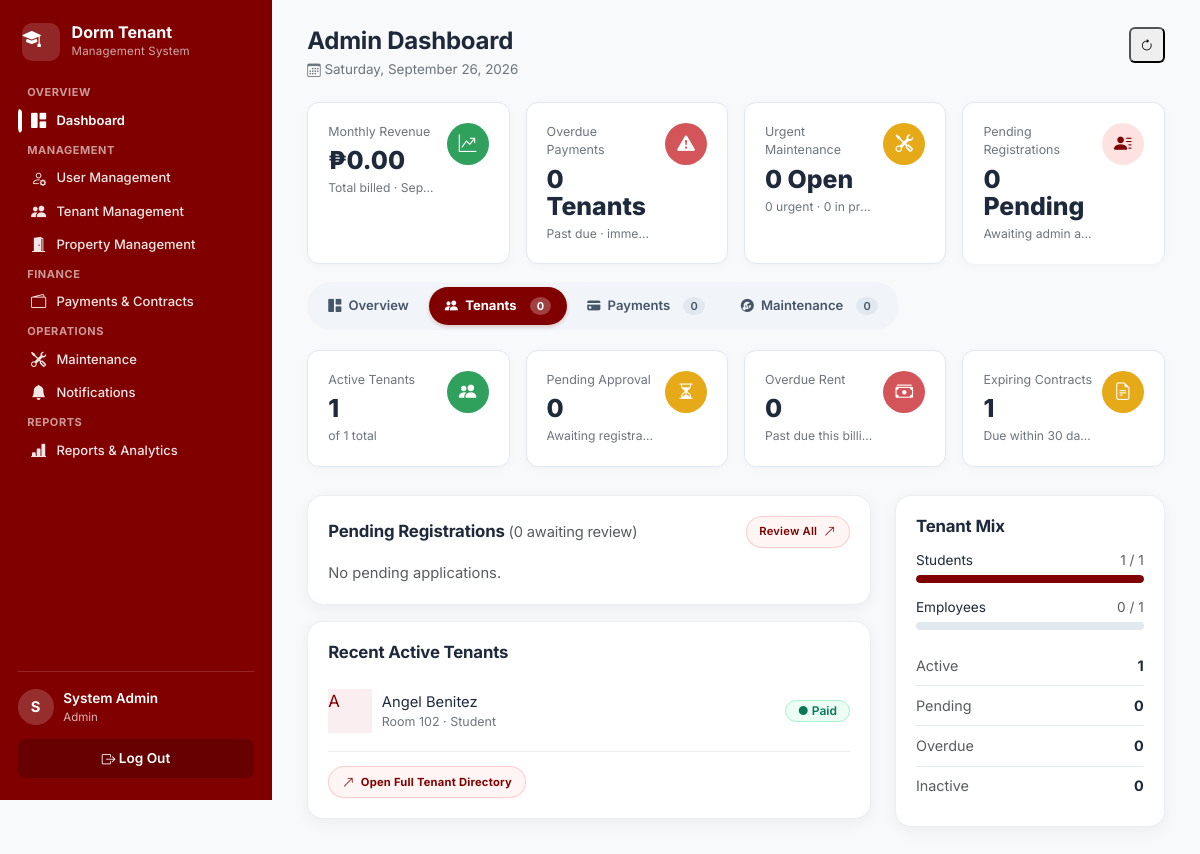
The app's page /admin/dashboard.php?tab=tenants (signed in) with its own data.
### tables this page shows
CREATE TABLE tenants (
  tenant_id         INT UNSIGNED AUTO_INCREMENT PRIMARY KEY,
  user_id           INT UNSIGNED NOT NULL,
  room_id           INT UNSIGNED DEFAULT NULL,
  checkin_date      DATE DEFAULT NULL,
  checkout_date     DATE DEFAULT NULL,
  status            ENUM('Pending','Active','Evicted','Checked Out')
                    NOT NULL DEFAULT 'Pending',
  tenant_type       ENUM('Student','Employee') NOT NULL DEFAULT 'Student',
  key_returned      BOOLEAN NOT NULL DEFAULT FALSE,
  approval_status   ENUM('Pending','Approved','Declined','Rejected')
                    NOT NULL DEFAULT 'Pending',
  contact_number    VARCHAR(20) DEFAULT NULL,
  emergency_contact_name VARCHAR(100) DEFAULT NULL,
  emergency_contact_phone VARCHAR(20) DEFAULT NULL,
  rejection_reason  TEXT DEFAULT NULL,
  emergency_contact VARCHAR(100),
  emergency_phone   VARCHAR(20),
  date_registered   TIMESTAMP NOT NULL DEFAULT CURRENT_TIMESTAMP,
  CONSTRAINT fk_tenant_user FOREIGN KEY (user_id) REFERENCES users(user_id) ON DELETE CASCADE,
  CONSTRAINT fk_tenant_room FOREIGN KEY (room_id) REFERENCES dorm_rooms(room_id) ON DELETE SET NULL,
  UNIQUE KEY uq_tenant_user (user_id),
  INDEX idx_tenant_status (status),
  INDEX idx_tenant_approval (approval_status),
  INDEX idx_tenant_room (room_id)
);

CREATE TABLE users (
  user_id       INT UNSIGNED AUTO_INCREMENT PRIMARY KEY,
  first_name    VARCHAR(50)  NOT NULL,
  last_name     VARCHAR(50)  NOT NULL,
  email         VARCHAR(255) NOT NULL,
  password_hash VARCHAR(255) NOT NULL,
  reset_otp_code VARCHAR(6) DEFAULT NULL,
  reset_otp_expires_at DATETIME DEFAULT NULL,
  reset_otp_created_at DATETIME DEFAULT NULL,
  password_changed_at DATETIME DEFAULT NULL,
  age           TINYINT UNSIGNED DEFAULT NULL,
  phone         VARCHAR(20)  DEFAULT NULL,
  role          ENUM('admin','tenant') NOT NULL DEFAULT 'tenant',
  is_active     BOOLEAN NOT NULL DEFAULT TRUE,
  last_login    DATETIME DEFAULT NULL,
  date_created  TIMESTAMP NOT NULL DEFAULT CURRENT_TIMESTAMP,
  UNIQUE KEY uq_users_email (email),
  INDEX idx_users_role (role)
);

CREATE TABLE dorm_rooms (
  room_id      INT UNSIGNED AUTO_INCREMENT PRIMARY KEY,
  room_number  VARCHAR(10)  NOT NULL,
  room_type    VARCHAR(50)  NOT NULL,         
  capacity     TINYINT UNSIGNED NOT NULL DEFAULT 1,
  monthly_rate DECIMAL(10,2) NOT NULL,
  floor_number TINYINT NOT NULL DEFAULT 1,
  status       ENUM('Available','Occupied','Under Maintenance','Reserved')
               NOT NULL DEFAULT 'Available',
  description  TEXT,
  date_added   TIMESTAMP NOT NULL DEFAULT CURRENT_TIMESTAMP,
  UNIQUE KEY uq_room_number (room_number),
  INDEX idx_room_status (status),
  INDEX idx_room_type (room_type)
);

### includes/functions.php (called while the page is built, shortened)
<?php
function clean(?string $value): string
{
    return htmlspecialchars(trim($value ?? ''), ENT_QUOTES, 'UTF-8');
}
function str_input(array $source, string $key, string $default = '', bool $trimIt = true): string
{
    $value = $source[$key] ?? $default;
    return $trimIt ? trim($value) : $value;
}
function peso($amount): string
{
    return '₱' . number_format((float) $amount, 2);
}
function status_badge_class(string $status): string
{
    $map = [
        'Active'      => 'info',
        'Paid'        => 'success',
        'Approved'    => 'success',
        'Completed'   => 'success',
        'Available'   => 'success',
        'Pending'     => 'warning',
        'Ongoing'     => 'info',
        'Reserved'    => 'info',
        'Expiring Soon' => 'warning',
        'Overdue'     => 'danger',
        'Failed'      => 'danger',
        'Evicted'     => 'danger',
        'Declined'    => 'danger',
        'Rejected'    => 'danger',
        'Expired'     => 'danger',
        'Terminated'  => 'danger',
        'Occupied'    => 'secondary',
        'Checked Out' => 'secondary',
        'Under Maintenance' => 'secondary',
    ];
    return $map[$status] ?? 'secondary';
}

### admin/dashboard.php (the view, shortened to what this page needs)
<?php
$db = get_db();
$billedThisMonth = (float) $db->query("
    SELECT COALESCE(SUM(payment_amount),0) t FROM payments
    WHERE MONTH(due_date) = MONTH(CURDATE()) AND YEAR(due_date) = YEAR(CURDATE())
")->fetch()['t'];
$overdueTenantCount = (int) $db->query("SELECT COUNT(DISTINCT tenant_id) c FROM payments WHERE payment_status = 'Overdue'")->fetch()['c'];
$maintByStatus = [];
$openCount      = $maintByStatus['Pending']['count'] ?? 0;
$ongoingCount   = $maintByStatus['Ongoing']['count'] ?? 0;
$urgentMaintenance = ($maintByStatus['Pending']['urgent'] ?? 0) + ($maintByStatus['Ongoing']['urgent'] ?? 0);
$openMaintenance   = $openCount + $ongoingCount;
$pendingRegistrations = (int) $db->query("SELECT COUNT(*) c FROM tenants WHERE approval_status = 'Pending'")->fetch()['c'];
$pendingOverdueTenantCount = (int) $db->query("SELECT COUNT(DISTINCT tenant_id) c FROM payments WHERE payment_status IN ('Pending','Overdue')")->fetch()['c'];
$expiringContracts = (int) $db->query(
    "SELECT COUNT(*) c FROM contracts WHERE contract_status IN ('Active','Expiring Soon','Expired') AND contract_end <= DATE_ADD(CURDATE(), INTERVAL 30 DAY)"
)->fetch()['c'];
$activeTab = str_input($_GET, 'tab') ?: 'overview';
$activeTenantsCount   = (int) $db->query("SELECT COUNT(*) c FROM tenants WHERE status = 'Active'")->fetch()['c'];
$totalApprovedTenants = (int) $db->query("SELECT COUNT(*) c FROM tenants WHERE approval_status = 'Approved'")->fetch()['c'];
$inactiveTenantsCount = (int) $db->query("SELECT COUNT(*) c FROM tenants WHERE status IN ('Checked Out','Evicted')")->fetch()['c'];
$pendingRegRows = $db->query("
    SELECT t.tenant_id, u.first_name, u.last_name, t.date_registered
    FROM tenants t JOIN users u ON u.user_id = t.user_id
    WHERE t.approval_status = 'Pending'
    ORDER BY t.date_registered DESC LIMIT 5
")->fetchAll();
$recentActiveTenants = $db->query("
    SELECT t.tenant_id, u.first_name, u.last_name, t.tenant_type, r.room_number,
           COALESCE((SELECT payment_status FROM payments p WHERE p.tenant_id = t.tenant_id ORDER BY p.due_date DESC LIMIT 1), '—') AS last_payment_status
    FROM tenants t
    JOIN users u ON u.user_id = t.user_id
    LEFT JOIN dorm_rooms r ON r.room_id = t.room_id
    WHERE t.status = 'Active'
    ORDER BY t.date_registered DESC LIMIT 6
")->fetchAll();
$studentCount = 0;
$employeeCount = 0;
foreach ($db->query("SELECT tenant_type, COUNT(*) c FROM tenants WHERE approval_status = 'Approved' GROUP BY tenant_type") as $row) {
    if ($row['tenant_type'] === 'Student') {
        $studentCount = (int) $row['c'];
    } else {
        $employeeCount = (int) $row['c'];
    }
}
$tenantStatusSummary = [
    'Active'   => $activeTenantsCount,
    'Pending'  => $pendingRegistrations,
    'Overdue'  => $overdueTenantCount,
    'Inactive' => $inactiveTenantsCount,
];
include __DIR__ . '/../includes/header.php';
?>
<div class="page-header">
  <div>
    <h1>Admin Dashboard</h1>
    <p class="dashboard-date"><i class="bi bi-calendar3"></i> <?= date('l, F j, Y') ?></p>
  </div>
  <div class="dashboard-actions">
    <button type="button" class="btn-icon" aria-label="Refresh dashboard" onclick="window.location.reload();"><i class="bi bi-arrow-clockwise"></i></button>
  </div>
</div>
<div class="stat-grid dashboard-kpis">
  <div class="stat-card h-100">
    <div class="stat-card-body d-flex flex-column justify-content-between h-100">
      <div>
        <div class="stat-label">Monthly Revenue</div>
        <div class="stat-value"><?= peso($billedThisMonth) ?></div>
        <div class="stat-sub">Total billed · <?= date('F Y') ?></div>
      </div>
    </div>
    <div class="icon-wrapper icon-circle stat-icon stat-icon-green"><i class="bi bi-graph-up-arrow"></i></div>
  </div>
  <div class="stat-card h-100">
    <div class="stat-card-body d-flex flex-column justify-content-between h-100">
      <div>
        <div class="stat-label">Overdue Payments</div>
        <div class="stat-value"><?= $overdueTenantCount ?> Tenant<?= $overdueTenantCount === 1 ? '' : 's' ?></div>
        <div class="stat-sub text-xs text-slate-500">Past due · immediate action needed</div>
      </div>
    </div>
    <div class="icon-wrapper icon-circle stat-icon stat-icon-red"><i class="bi bi-exclamation-triangle-fill"></i></div>
  </div>
  <div class="stat-card h-100">
    <div class="stat-card-body d-flex flex-column justify-content-between h-100">
      <div>
        <div class="stat-label">Urgent Maintenance</div>
        <div class="stat-value"><?= $openMaintenance ?> Open</div>
        <div class="stat-sub"><?= $urgentMaintenance ?> urgent · <?= $ongoingCount ?> in progress</div>
      </div>
    </div>
    <div class="icon-wrapper icon-circle stat-icon stat-icon-amber"><i class="bi bi-tools"></i></div>
  </div>
  <div class="stat-card pending-reg-card h-100 pb-3">
    <div class="stat-card-body d-flex flex-column justify-content-between h-100">
      <div>
        <div class="stat-label">Pending Registrations</div>
        <div class="stat-value"><?= $pendingRegistrations ?> Pending</div>
        <div class="stat-sub">Awaiting admin approval</div>
      </div>
    </div>
    <div class="icon-wrapper icon-circle stat-icon pending-reg-icon"><i class="bi bi-person-lines-fill"></i></div>
  </div>
</div>
<nav class="dashboard-tabs" aria-label="Dashboard views">
  <div class="dashboard-tab-list">
    <a id="pill-overview" class="dashboard-tab tab-pill <?= $activeTab === 'overview' ? 'active' : '' ?>" href="?tab=overview" data-dashboard-tab="overview"><i class="bi bi-grid-1x2-fill"></i> Overview</a>
    <a id="pill-tenants" class="dashboard-tab tab-pill <?= $activeTab === 'tenants' ? 'active' : '' ?>" href="?tab=tenants" data-dashboard-tab="tenants"><i class="bi bi-people-fill"></i> Tenants <span class="tab-count"><?= $pendingRegistrations ?></span></a>
    <a id="pill-payments" class="dashboard-tab tab-pill <?= $activeTab === 'payments' ? 'active' : '' ?>" href="?tab=payments" data-dashboard-tab="payments"><i class="bi bi-credit-card-fill"></i> Payments <span class="tab-count"><?= $pendingOverdueTenantCount ?></span></a>
    <a id="pill-maintenance" class="dashboard-tab tab-pill <?= $activeTab === 'maintenance' ? 'active' : '' ?>" href="?tab=maintenance" data-dashboard-tab="maintenance"><i class="bi bi-wrench-adjustable-circle-fill"></i> Maintenance <span class="tab-count"><?= $openMaintenance ?></span></a>
  </div>
</nav>
<section id="tab-tenants" class="tab-content-panel dashboard-view" style="<?= $activeTab === 'tenants' ? '' : 'display:none;' ?>">
  <div class="stat-grid stat-grid-4">
    <div class="stat-card"><div class="stat-card-body"><div class="stat-label">Active Tenants</div><div class="stat-value"><?= $activeTenantsCount ?></div><div class="stat-sub">of <?= $totalApprovedTenants ?> total</div></div><div class="stat-icon stat-icon-green"><i class="bi bi-people-fill"></i></div></div>
    <div class="stat-card stat-card-link" role="link" tabindex="0" aria-label="Review pending registrations" onclick="window.location='<?= BASE_URL ?>/admin/tenants.php?tab=registration&status=Pending';" onkeydown="if (event.key === 'Enter' || event.key === ' ') { event.preventDefault(); window.location='<?= BASE_URL ?>/admin/tenants.php?tab=registration&status=Pending'; }" style="cursor:pointer;">
      <div class="stat-card-body"><div class="stat-label">Pending Approval</div><div class="stat-value"><?= $pendingRegistrations ?></div><div class="stat-sub">Awaiting registration review</div></div>
      <div class="stat-icon stat-icon-amber"><i class="bi bi-hourglass-split"></i></div>
    </div>
    <div class="stat-card"><div class="stat-card-body"><div class="stat-label">Overdue Rent</div><div class="stat-value"><?= $overdueTenantCount ?></div><div class="stat-sub">Past due this billing period</div></div><div class="stat-icon stat-icon-red"><i class="bi bi-cash-stack"></i></div></div>
    <div class="stat-card"><div class="stat-card-body"><div class="stat-label">Expiring Contracts</div><div class="stat-value"><?= $expiringContracts ?></div><div class="stat-sub">Due within 30 days</div></div><div class="stat-icon stat-icon-amber"><i class="bi bi-file-earmark-text"></i></div></div>
  </div>
  <div class="row g-4 mt-1">
    <div class="col-lg-8">
      <div class="panel">
        <div class="panel-header">
          <h2>Pending Registrations <span class="text-muted small fw-normal">(<?= $pendingRegistrations ?> awaiting review)</span></h2>
          <a href="<?= BASE_URL ?>/admin/tenants.php?tab=registration&status=Pending" class="group inline-nav-link dashboard-card-footer-link fw-semibold">Review All <i class="bi bi-arrow-up-right link-arrow-icon"></i></a>
        </div>
        <?php if (!$pendingRegRows): ?><p class="text-muted mb-0">No pending applications.</p><?php endif; ?>
      </div>
      <div class="panel mt-3 panel-spaced-footer">
        <div class="panel-header"><h2>Recent Active Tenants</h2></div>
        <div class="panel-list">
          <?php foreach ($recentActiveTenants as $t): ?>
            <div class="tenant-row panel-list-item">
              <div class="cell-person">
                <div class="user-avatar-md" style="color:var(--maroon);background:var(--maroon-soft);"><?= clean(strtoupper(substr($t['first_name'], 0, 1))) ?></div>
                <div><?= clean($t['first_name'] . ' ' . $t['last_name']) ?><div class="sub"><?= $t['room_number'] ? 'Room ' . clean($t['room_number']) : 'Unassigned' ?> · <?= clean($t['tenant_type']) ?></div></div>
              </div>
              <span class="badge badge-<?= status_badge_class($t['last_payment_status']) ?>">● <?= clean($t['last_payment_status']) ?></span>
            </div>
          <?php endforeach; ?>
        </div>
        <div class="panel-footer-row">
          <a href="<?= BASE_URL ?>/admin/manage-tenants.php" class="group footer-link dashboard-card-footer-link"><i class="bi bi-arrow-up-right link-arrow-icon"></i> Open Full Tenant Directory</a>
        </div>
      </div>
    </div>
    <div class="col-lg-4">
      <div class="panel">
        <div class="panel-header"><h2>Tenant Mix</h2></div>
        <div class="mix-bar-row">
          <div class="mix-bar-label"><span>Students</span><span class="text-muted"><?= $studentCount ?> / <?= $studentCount + $employeeCount ?></span></div>
          <div class="mix-bar-track"><div class="mix-bar-fill" style="width:<?= $studentCount + $employeeCount > 0 ? round($studentCount / ($studentCount + $employeeCount) * 100) : 0 ?>%;background:var(--maroon)"></div></div>
        </div>
        <div class="mix-bar-row">
          <div class="mix-bar-label"><span>Employees</span><span class="text-muted"><?= $employeeCount ?> / <?= $studentCount + $employeeCount ?></span></div>
          <div class="mix-bar-track"><div class="mix-bar-fill" style="width:<?= $studentCount + $employeeCount > 0 ? round($employeeCount / ($studentCount + $employeeCount) * 100) : 0 ?>%;background:#4f7fd6"></div></div>
        </div>
        <div class="mt-3">
          <?php foreach ($tenantStatusSummary as $label => $count): ?>
            <div class="detail-row"><span class="text-muted"><?= clean($label) ?></span><strong><?= $count ?></strong></div>
          <?php endforeach; ?>
        </div>
      </div>
    </div>
  </div>
</section>
<?php
include __DIR__ . '/../includes/footer.php';
?>

### assets/css/app-theme.css (style rules this page uses)
.badge-success, .badge-approved, .status-approved, [data-status="approved" i] { background: #ecfdf5 !important; color: #047857 !important; border: 1px solid #a7f3d0 !important; }
.btn-top-action, .btn-action-primary, .btn-action-outline, .btn-action-light, .btn-action-approve, .btn-action-reject, .btn-icon { display: inline-flex !important; align-items: center !important; justify-content: center !important; gap: 0.4rem !important; height: 34px !important; padding: 0 0.85rem !important; font-size: 0.8125rem !important; font-weight: 500 !important; line-height: 1 !important; white-space: nowrap !important; border-radius: 6px !important; transition: all 0.15s ease-in-out !important; box-shadow: none !important; box-sizing: border-box !important; }
.btn-icon { width: 36px !important; height: 36px !important; padding: 0 !important; border-radius: 6px !important; }
button, .btn { display: inline-flex !important; align-items: center !important; justify-content: center !important; gap: 0.35rem !important; }

### records on screen
tenants: user.first_name "A", user.last_name "Angel Benitez", room.room_number "102", tenant_type "Student", last_payment_status "Paid"

### other values on screen
$sectionLabels[$index] "MANAGEMENT"
$label "User Management"
$label "Tenant Management"
$label "Property Management"
$sectionLabels[$index] "FINANCE"
$label "Payments & Contracts"
$sectionLabels[$index] "OPERATIONS"
$label "Maintenance"
$label "Notifications"
$sectionLabels[$index] "REPORTS"
$label "Reports & Analytics"
substr($_SESSION['first_name'] ?? '?', 0, 1) "S"
$role "Admin"
peso($billedThisMonth) "₱0.00"
$overdueTenantCount "0"
